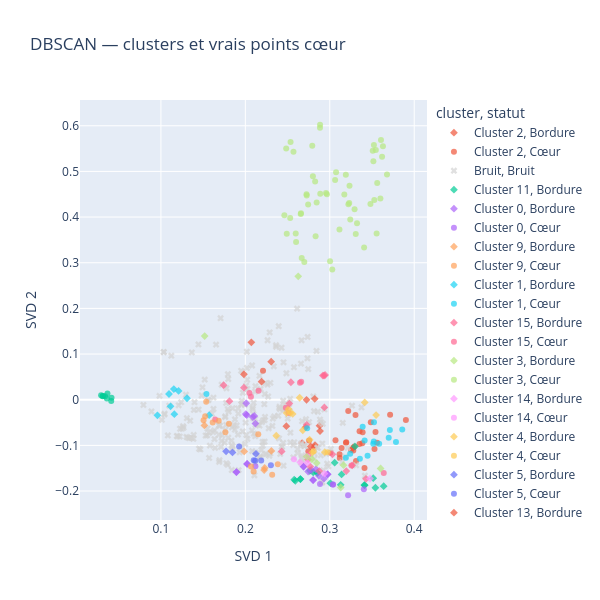

This figure's notebook cell:
### Code cell
coeurs = np.zeros(len(labels), dtype=bool)
coeurs[dbscan_candidat.core_sample_indices_] = True

visualisation["statut"] = np.where(
    labels == -1,
    "Bruit",
    np.where(coeurs, "Cœur", "Bordure")
)

fig = px.scatter(
    visualisation,
    x="SVD 1",
    y="SVD 2",
    color="cluster",
    symbol="statut",
    symbol_map={"Cœur": "circle", "Bordure": "diamond", "Bruit": "x"},
    color_discrete_map={"Bruit": "lightgray"},
    hover_data=["id", "statut"],
    opacity=0.7,
    title="DBSCAN — clusters et vrais points cœur",
    height=600,
    width=600
)

fig.show()

### Figure 1 — Plotly figure (JSON) as saved in the notebook; plotly's stock layout.template omitted (floating-point values rounded to 4 significant figures; data arrays with more than 128 entries replaced by an {"elided": "..."} marker saying what was removed)
{"data": [{"customdata": [[1, "Bordure"], [2, "Bordure"], [19, "Bordure"], [61, "Bordure"], [365, "Bordure"], [413, "Bordure"], [446, "Bordure"], [494, "Bordure"], [495, "Bordure"]], "hovertemplate": "cluster=Cluster 2<br>statut=%{customdata[1]}<br>SVD 1=%{x}<br>SVD 2=%{y}<br>id=%{customdata[0]}<extra></extra>", "legendgroup": "Cluster 2, Bordure", "marker": {"color": "#EF553B", "opacity": 0.7, "symbol": "diamond"}, "mode": "markers", "name": "Cluster 2, Bordure", "orientation": "v", "showlegend": true, "type": "scatter", "x": [0.2486, 0.2714, 0.2825, 0.2818, 0.2725, 0.2879, 0.2773, 0.2672, 0.2885], "xaxis": "x", "y": [-0.05788, -0.06019, -0.09927, -0.1039, -0.0002656, -0.05678, -0.1023, -0.09486, -0.06863], "yaxis": "y"}, {"customdata": [[18, "Cœur"], [20, "Cœur"], [21, "Cœur"], [22, "Cœur"], [23, "Cœur"], [24, "Cœur"], [25, "Cœur"], [60, "Cœur"], [171, "Cœur"], [172, "Cœur"], [173, "Cœur"], [174, "Cœur"], [175, "Cœur"], [176, "Cœur"], [277, "Cœur"], [340, "Cœur"], [341, "Cœur"], [359, "Cœur"], [360, "Cœur"], [440, "Cœur"], [441, "Cœur"], [442, "Cœur"], [443, "Cœur"], [487, "Cœur"], [488, "Cœur"], [496, "Cœur"], [497, "Cœur"]], "hovertemplate": "cluster=Cluster 2<br>statut=%{customdata[1]}<br>SVD 1=%{x}<br>SVD 2=%{y}<br>id=%{customdata[0]}<extra></extra>", "legendgroup": "Cluster 2, Cœur", "marker": {"color": "#EF553B", "opacity": 0.7, "symbol": "circle"}, "mode": "markers", "name": "Cluster 2, Cœur", "orientation": "v", "showlegend": true, "type": "scatter", "x": [0.3411, 0.3486, 0.3305, 0.3389, 0.3192, 0.3385, 0.3119, 0.3219, 0.353, 0.3902, 0.2756, 0.3275, 0.3278, 0.2746, 0.3116, 0.3714, 0.3352, 0.3195, 0.3353, 0.3311, 0.3291, 0.3006, 0.3068, 0.3542, 0.314, 0.3253, 0.356], "xaxis": "x", "y": [-0.1496, -0.04948, -0.03333, -0.071, -0.09398, -0.09547, -0.1276, -0.02467, -0.108, -0.04426, -0.08909, -0.1049, -0.1112, -0.113, -0.1194, -0.03288, -0.09676, -0.09297, -0.0691, -0.1344, -0.1023, -0.116, -0.08868, -0.07094, -0.1058, -0.1098, -0.09447], "yaxis": "y"}, {"customdata": {"elided": "246x2 mixed values"}, "hovertemplate": "cluster=Bruit<br>statut=%{customdata[1]}<br>SVD 1=%{x}<br>SVD 2=%{y}<br>id=%{customdata[0]}<extra></extra>", "legendgroup": "Bruit, Bruit", "marker": {"color": "lightgray", "opacity": 0.7, "symbol": "x"}, "mode": "markers", "name": "Bruit, Bruit", "orientation": "v", "showlegend": true, "type": "scatter", "x": {"elided": "246 float values"}, "xaxis": "x", "y": {"elided": "246 float values"}, "yaxis": "y"}, {"customdata": [[4, "Bordure"], [96, "Bordure"], [97, "Bordure"], [120, "Bordure"], [143, "Bordure"], [147, "Bordure"], [159, "Bordure"], [207, "Bordure"], [209, "Bordure"], [210, "Bordure"], [216, "Bordure"], [217, "Bordure"], [232, "Bordure"], [281, "Bordure"], [331, "Bordure"], [364, "Bordure"], [450, "Bordure"], [469, "Bordure"]], "hovertemplate": "cluster=Cluster 11<br>statut=%{customdata[1]}<br>SVD 1=%{x}<br>SVD 2=%{y}<br>id=%{customdata[0]}<extra></extra>", "legendgroup": "Cluster 11, Bordure", "marker": {"color": "#00cc96", "opacity": 0.7, "symbol": "diamond"}, "mode": "markers", "name": "Cluster 11, Bordure", "orientation": "v", "showlegend": true, "type": "scatter", "x": [0.2853, 0.2592, 0.3007, 0.3408, 0.2804, 0.3058, 0.2853, 0.314, 0.3638, 0.2652, 0.3414, 0.3129, 0.354, 0.2579, 0.3515, 0.2652, 0.3298, 0.2764], "xaxis": "x", "y": [-0.1601, -0.1775, -0.1827, -0.1869, -0.1592, -0.1379, -0.1601, -0.1636, -0.1893, -0.1737, -0.1871, -0.1865, -0.1927, -0.1752, -0.1717, -0.1737, -0.1023, -0.1558], "yaxis": "y"}, {"customdata": [[6, "Bordure"], [107, "Bordure"], [141, "Bordure"], [184, "Bordure"], [267, "Bordure"], [268, "Bordure"], [274, "Bordure"], [275, "Bordure"], [327, "Bordure"], [351, "Bordure"], [386, "Bordure"], [387, "Bordure"], [424, "Bordure"], [438, "Bordure"], [498, "Bordure"]], "hovertemplate": "cluster=Cluster 0<br>statut=%{customdata[1]}<br>SVD 1=%{x}<br>SVD 2=%{y}<br>id=%{customdata[0]}<extra></extra>", "legendgroup": "Cluster 0, Bordure", "marker": {"color": "#ab63fa", "opacity": 0.7, "symbol": "diamond"}, "mode": "markers", "name": "Cluster 0, Bordure", "orientation": "v", "showlegend": true, "type": "scatter", "x": [0.293, 0.2689, 0.1894, 0.2974, 0.2837, 0.2802, 0.2021, 0.1894, 0.2021, 0.2689, 0.278, 0.2802, 0.2871, 0.2974, 0.2744], "xaxis": "x", "y": [-0.1728, -0.1465, -0.1585, -0.1634, -0.1523, -0.1759, -0.1406, -0.1585, -0.1406, -0.1465, -0.1539, -0.1759, -0.1666, -0.1634, -0.1572], "yaxis": "y"}, {"customdata": [[67, "Cœur"], [212, "Cœur"], [302, "Cœur"], [352, "Cœur"], [382, "Cœur"], [415, "Cœur"]], "hovertemplate": "cluster=Cluster 0<br>statut=%{customdata[1]}<br>SVD 1=%{x}<br>SVD 2=%{y}<br>id=%{customdata[0]}<extra></extra>", "legendgroup": "Cluster 0, Cœur", "marker": {"color": "#ab63fa", "opacity": 0.7, "symbol": "circle"}, "mode": "markers", "name": "Cluster 0, Cœur", "orientation": "v", "showlegend": true, "type": "scatter", "x": [0.3217, 0.3038, 0.3404, 0.2119, 0.3038, 0.2884], "xaxis": "x", "y": [-0.2092, -0.1854, -0.196, -0.1455, -0.1854, -0.1845], "yaxis": "y"}, {"customdata": [[55, "Bordure"], [84, "Bordure"], [389, "Bordure"], [393, "Bordure"]], "hovertemplate": "cluster=Cluster 9<br>statut=%{customdata[1]}<br>SVD 1=%{x}<br>SVD 2=%{y}<br>id=%{customdata[0]}<extra></extra>", "legendgroup": "Cluster 9, Bordure", "marker": {"color": "#FFA15A", "opacity": 0.7, "symbol": "diamond"}, "mode": "markers", "name": "Cluster 9, Bordure", "orientation": "v", "showlegend": true, "type": "scatter", "x": [0.2308, 0.2223, 0.2229, 0.1987], "xaxis": "x", "y": [-0.1121, -0.154, -0.1495, -0.1133], "yaxis": "y"}, {"customdata": [[7, "Cœur"], [83, "Cœur"], [394, "Cœur"], [403, "Cœur"]], "hovertemplate": "cluster=Cluster 9<br>statut=%{customdata[1]}<br>SVD 1=%{x}<br>SVD 2=%{y}<br>id=%{customdata[0]}<extra></extra>", "legendgroup": "Cluster 9, Cœur", "marker": {"color": "#FFA15A", "opacity": 0.7, "symbol": "circle"}, "mode": "markers", "name": "Cluster 9, Cœur", "orientation": "v", "showlegend": true, "type": "scatter", "x": [0.2384, 0.2067, 0.2098, 0.2318], "xaxis": "x", "y": [-0.1412, -0.1464, -0.157, -0.1645], "yaxis": "y"}, {"customdata": [[8, "Bordure"], [219, "Bordure"], [220, "Bordure"], [240, "Bordure"], [254, "Bordure"], [255, "Bordure"], [262, "Bordure"], [291, "Bordure"]], "hovertemplate": "cluster=Cluster 1<br>statut=%{customdata[1]}<br>SVD 1=%{x}<br>SVD 2=%{y}<br>id=%{customdata[0]}<extra></extra>", "legendgroup": "Cluster 1, Bordure", "marker": {"color": "#19d3f3", "opacity": 0.7, "symbol": "diamond"}, "mode": "markers", "name": "Cluster 1, Bordure", "orientation": "v", "showlegend": true, "type": "scatter", "x": [0.1153, 0.1159, 0.1114, 0.1309, 0.1571, 0.09586, 0.1096, 0.121], "xaxis": "x", "y": [0.02329, -0.03159, -0.01437, 0.003276, -0.03394, -0.03416, 0.01256, 0.0192], "yaxis": "y"}, {"customdata": [[261, "Cœur"]], "hovertemplate": "cluster=Cluster 1<br>statut=%{customdata[1]}<br>SVD 1=%{x}<br>SVD 2=%{y}<br>id=%{customdata[0]}<extra></extra>", "legendgroup": "Cluster 1, Cœur", "marker": {"color": "#19d3f3", "opacity": 0.7, "symbol": "circle"}, "mode": "markers", "name": "Cluster 1, Cœur", "orientation": "v", "showlegend": true, "type": "scatter", "x": [0.1539], "xaxis": "x", "y": [0.0123], "yaxis": "y"}, {"customdata": [[15, "Bordure"], [16, "Bordure"], [168, "Bordure"], [189, "Bordure"], [191, "Bordure"], [194, "Bordure"], [223, "Bordure"], [303, "Bordure"], [313, "Bordure"], [328, "Bordure"], [329, "Bordure"], [427, "Bordure"], [480, "Bordure"]], "hovertemplate": "cluster=Cluster 15<br>statut=%{customdata[1]}<br>SVD 1=%{x}<br>SVD 2=%{y}<br>id=%{customdata[0]}<extra></extra>", "legendgroup": "Cluster 15, Bordure", "marker": {"color": "#FF6692", "opacity": 0.7, "symbol": "diamond"}, "mode": "markers", "name": "Cluster 15, Bordure", "orientation": "v", "showlegend": true, "type": "scatter", "x": [0.3428, 0.2743, 0.2769, 0.2726, 0.1743, 0.1812, 0.3196, 0.2936, 0.1983, 0.3031, 0.3266, 0.2875, 0.243], "xaxis": "x", "y": [-0.1733, -0.1307, -0.1464, -0.05488, 0.0317, -0.003166, -0.1562, -0.01679, 0.02645, -0.1195, -0.1436, -0.1563, -0.1131], "yaxis": "y"}, {"customdata": [[190, "Cœur"], [192, "Cœur"], [234, "Cœur"], [278, "Cœur"], [307, "Cœur"], [314, "Cœur"], [330, "Cœur"], [484, "Cœur"], [485, "Cœur"]], "hovertemplate": "cluster=Cluster 15<br>statut=%{customdata[1]}<br>SVD 1=%{x}<br>SVD 2=%{y}<br>id=%{customdata[0]}<extra></extra>", "legendgroup": "Cluster 15, Cœur", "marker": {"color": "#FF6692", "opacity": 0.7, "symbol": "circle"}, "mode": "markers", "name": "Cluster 15, Cœur", "orientation": "v", "showlegend": true, "type": "scatter", "x": [0.2512, 0.2048, 0.248, 0.1643, 0.2157, 0.2066, 0.3639, 0.2749, 0.3256], "xaxis": "x", "y": [-0.02899, 0.01468, -0.01733, -0.04331, 0.01967, 0.006672, -0.1603, -0.1199, -0.1438], "yaxis": "y"}, {"customdata": [[152, "Bordure"], [489, "Bordure"]], "hovertemplate": "cluster=Cluster 3<br>statut=%{customdata[1]}<br>SVD 1=%{x}<br>SVD 2=%{y}<br>id=%{customdata[0]}<extra></extra>", "legendgroup": "Cluster 3, Bordure", "marker": {"color": "#B6E880", "opacity": 0.7, "symbol": "diamond"}, "mode": "markers", "name": "Cluster 3, Bordure", "orientation": "v", "showlegend": true, "type": "scatter", "x": [0.1518, 0.2626], "xaxis": "x", "y": [0.1394, 0.2703], "yaxis": "y"}, {"customdata": [[26, "Cœur"], [36, "Cœur"], [41, "Cœur"], [56, "Cœur"], [58, "Cœur"], [63, "Cœur"], [64, "Cœur"], [65, "Cœur"], [68, "Cœur"], [71, "Cœur"], [72, "Cœur"], [73, "Cœur"], [95, "Cœur"], [98, "Cœur"], [102, "Cœur"], [116, "Cœur"], [124, "Cœur"], [138, "Cœur"], [139, "Cœur"], [144, "Cœur"], [167, "Cœur"], [169, "Cœur"], [170, "Cœur"], [177, "Cœur"], [178, "Cœur"], [185, "Cœur"], [237, "Cœur"], [239, "Cœur"], [276, "Cœur"], [288, "Cœur"], [289, "Cœur"], [315, "Cœur"], [322, "Cœur"], [333, "Cœur"], [334, "Cœur"], [335, "Cœur"], [336, "Cœur"], [347, "Cœur"], [366, "Cœur"], [372, "Cœur"], [373, "Cœur"], [397, "Cœur"], [423, "Cœur"], [432, "Cœur"], [433, "Cœur"], [447, "Cœur"], [448, "Cœur"], [467, "Cœur"], [470, "Cœur"], [471, "Cœur"], [476, "Cœur"], [491, "Cœur"], [493, "Cœur"]], "hovertemplate": "cluster=Cluster 3<br>statut=%{customdata[1]}<br>SVD 1=%{x}<br>SVD 2=%{y}<br>id=%{customdata[0]}<extra></extra>", "legendgroup": "Cluster 3, Cœur", "marker": {"color": "#B6E880", "opacity": 0.7, "symbol": "circle"}, "mode": "markers", "name": "Cluster 3, Cœur", "orientation": "v", "showlegend": true, "type": "scatter", "x": [0.2744, 0.3523, 0.2659, 0.2724, 0.2884, 0.2793, 0.2885, 0.2536, 0.3075, 0.2531, 0.28, 0.3308, 0.2955, 0.3606, 0.3221, 0.363, 0.3509, 0.3516, 0.2966, 0.303, 0.3407, 0.3482, 0.3242, 0.2601, 0.2832, 0.3528, 0.323, 0.2698, 0.3562, 0.2668, 0.36, 0.3323, 0.362, 0.2727, 0.319, 0.3555, 0.3172, 0.3294, 0.3003, 0.2845, 0.3678, 0.2597, 0.2462, 0.2484, 0.257, 0.249, 0.2656, 0.3234, 0.2826, 0.2887, 0.3115, 0.3546, 0.3063], "xaxis": "x", "y": [0.4275, 0.5577, 0.4082, 0.45, 0.5954, 0.5561, 0.6022, 0.5645, 0.498, 0.398, 0.4895, 0.3627, 0.4525, 0.5689, 0.428, 0.5551, 0.5452, 0.5221, 0.4501, 0.2854, 0.3333, 0.4286, 0.3949, 0.3456, 0.3579, 0.4375, 0.4307, 0.3016, 0.4744, 0.3105, 0.4406, 0.3864, 0.5323, 0.4473, 0.4928, 0.3639, 0.4497, 0.4169, 0.3032, 0.4322, 0.4935, 0.364, 0.404, 0.55, 0.5433, 0.3637, 0.4067, 0.4686, 0.4778, 0.4509, 0.3729, 0.5469, 0.4815], "yaxis": "y"}, {"customdata": [[29, "Bordure"], [188, "Bordure"], [305, "Bordure"], [454, "Bordure"]], "hovertemplate": "cluster=Cluster 14<br>statut=%{customdata[1]}<br>SVD 1=%{x}<br>SVD 2=%{y}<br>id=%{customdata[0]}<extra></extra>", "legendgroup": "Cluster 14, Bordure", "marker": {"color": "#FF97FF", "opacity": 0.7, "symbol": "diamond"}, "mode": "markers", "name": "Cluster 14, Bordure", "orientation": "v", "showlegend": true, "type": "scatter", "x": [0.3476, 0.2734, 0.265, 0.2938], "xaxis": "x", "y": [-0.1727, -0.1383, -0.1371, -0.1617], "yaxis": "y"}, {"customdata": [[187, "Cœur"], [306, "Cœur"]], "hovertemplate": "cluster=Cluster 14<br>statut=%{customdata[1]}<br>SVD 1=%{x}<br>SVD 2=%{y}<br>id=%{customdata[0]}<extra></extra>", "legendgroup": "Cluster 14, Cœur", "marker": {"color": "#FF97FF", "opacity": 0.7, "symbol": "circle"}, "mode": "markers", "name": "Cluster 14, Cœur", "orientation": "v", "showlegend": true, "type": "scatter", "x": [0.2576, 0.2732], "xaxis": "x", "y": [-0.1302, -0.1239], "yaxis": "y"}, {"customdata": [[30, "Bordure"], [32, "Bordure"], [34, "Bordure"], [92, "Bordure"], [100, "Bordure"], [259, "Bordure"], [287, "Bordure"], [294, "Bordure"], [325, "Bordure"], [462, "Bordure"], [463, "Bordure"], [499, "Bordure"]], "hovertemplate": "cluster=Cluster 4<br>statut=%{customdata[1]}<br>SVD 1=%{x}<br>SVD 2=%{y}<br>id=%{customdata[0]}<extra></extra>", "legendgroup": "Cluster 4, Bordure", "marker": {"color": "#FECB52", "opacity": 0.7, "symbol": "diamond"}, "mode": "markers", "name": "Cluster 4, Bordure", "orientation": "v", "showlegend": true, "type": "scatter", "x": [0.3414, 0.2534, 0.3548, 0.2761, 0.2792, 0.2366, 0.294, 0.2512, 0.268, 0.2489, 0.2561, 0.2643], "xaxis": "x", "y": [-0.006025, -0.02895, -0.03358, -0.08768, -0.1158, -0.07886, -0.1149, -0.02048, -0.06683, -0.02911, -0.03111, 0.00436], "yaxis": "y"}, {"customdata": [[146, "Cœur"], [395, "Cœur"]], "hovertemplate": "cluster=Cluster 4<br>statut=%{customdata[1]}<br>SVD 1=%{x}<br>SVD 2=%{y}<br>id=%{customdata[0]}<extra></extra>", "legendgroup": "Cluster 4, Cœur", "marker": {"color": "#FECB52", "opacity": 0.7, "symbol": "circle"}, "mode": "markers", "name": "Cluster 4, Cœur", "orientation": "v", "showlegend": true, "type": "scatter", "x": [0.2809, 0.2975], "xaxis": "x", "y": [-0.1127, -0.1151], "yaxis": "y"}, {"customdata": [[456, "Bordure"], [464, "Bordure"], [486, "Bordure"]], "hovertemplate": "cluster=Cluster 5<br>statut=%{customdata[1]}<br>SVD 1=%{x}<br>SVD 2=%{y}<br>id=%{customdata[0]}<extra></extra>", "legendgroup": "Cluster 5, Bordure", "marker": {"color": "#636efa", "opacity": 0.7, "symbol": "diamond"}, "mode": "markers", "name": "Cluster 5, Bordure", "orientation": "v", "showlegend": true, "type": "scatter", "x": [0.1772, 0.2126, 0.1848], "xaxis": "x", "y": [-0.1131, -0.1186, -0.1154], "yaxis": "y"}, {"customdata": [[31, "Cœur"], [104, "Cœur"], [354, "Cœur"], [436, "Cœur"], [437, "Cœur"]], "hovertemplate": "cluster=Cluster 5<br>statut=%{customdata[1]}<br>SVD 1=%{x}<br>SVD 2=%{y}<br>id=%{customdata[0]}<extra></extra>", "legendgroup": "Cluster 5, Cœur", "marker": {"color": "#636efa", "opacity": 0.7, "symbol": "circle"}, "mode": "markers", "name": "Cluster 5, Cœur", "orientation": "v", "showlegend": true, "type": "scatter", "x": [0.2099, 0.2303, 0.2117, 0.2188, 0.1926], "xaxis": "x", "y": [-0.1327, -0.1435, -0.1339, -0.133, -0.1023], "yaxis": "y"}, {"customdata": [[47, "Bordure"], [249, "Bordure"], [298, "Bordure"], [310, "Bordure"], [311, "Bordure"]], "hovertemplate": "cluster=Cluster 13<br>statut=%{customdata[1]}<br>SVD 1=%{x}<br>SVD 2=%{y}<br>id=%{customdata[0]}<extra></extra>", "legendgroup": "Cluster 13, Bordure", "marker": {"color": "#EF553B", "opacity": 0.7, "symbol": "diamond"}, "mode": "markers", "name": "Cluster 13, Bordure", "orientation": "v", "showlegend": true, "type": "scatter", "x": [0.2822, 0.2071, 0.1983, 0.2306, 0.2192], "xaxis": "x", "y": [0.002025, 0.1256, 0.05583, 0.08337, 0.03943], "yaxis": "y"}, {"customdata": [[162, "Cœur"]], "hovertemplate": "cluster=Cluster 13<br>statut=%{customdata[1]}<br>SVD 1=%{x}<br>SVD 2=%{y}<br>id=%{customdata[0]}<extra></extra>", "legendgroup": "Cluster 13, Cœur", "marker": {"color": "#EF553B", "opacity": 0.7, "symbol": "circle"}, "mode": "markers", "name": "Cluster 13, Cœur", "orientation": "v", "showlegend": true, "type": "scatter", "x": [0.2209], "xaxis": "x", "y": [0.06342], "yaxis": "y"}, {"customdata": [[48, "Cœur"], [69, "Cœur"], [238, "Cœur"], [319, "Cœur"], [332, "Cœur"], [371, "Cœur"], [396, "Cœur"], [490, "Cœur"]], "hovertemplate": "cluster=Cluster 6<br>statut=%{customdata[1]}<br>SVD 1=%{x}<br>SVD 2=%{y}<br>id=%{customdata[0]}<extra></extra>", "legendgroup": "Cluster 6, Cœur", "marker": {"color": "#00cc96", "opacity": 0.7, "symbol": "circle"}, "mode": "markers", "name": "Cluster 6, Cœur", "orientation": "v", "showlegend": true, "type": "scatter", "x": [0.02916, 0.03669, 0.03096, 0.03135, 0.03375, 0.04149, 0.04115, 0.03599], "xaxis": "x", "y": [0.009842, 0.01357, 0.007375, 0.008021, 0.007669, 0.004122, -0.002792, 0.002574], "yaxis": "y"}, {"customdata": [[75, "Bordure"], [77, "Bordure"], [195, "Bordure"], [226, "Bordure"], [361, "Bordure"], [418, "Bordure"]], "hovertemplate": "cluster=Cluster 7<br>statut=%{customdata[1]}<br>SVD 1=%{x}<br>SVD 2=%{y}<br>id=%{customdata[0]}<extra></extra>", "legendgroup": "Cluster 7, Bordure", "marker": {"color": "#ab63fa", "opacity": 0.7, "symbol": "diamond"}, "mode": "markers", "name": "Cluster 7, Bordure", "orientation": "v", "showlegend": true, "type": "scatter", "x": [0.2017, 0.2106, 0.2005, 0.201, 0.2088, 0.2119], "xaxis": "x", "y": [-0.0339, -0.03546, -0.03148, -0.007764, -0.03803, -0.05215], "yaxis": "y"}, {"customdata": [[383, "Bordure"]], "hovertemplate": "cluster=Cluster 8<br>statut=%{customdata[1]}<br>SVD 1=%{x}<br>SVD 2=%{y}<br>id=%{customdata[0]}<extra></extra>", "legendgroup": "Cluster 8, Bordure", "marker": {"color": "#FFA15A", "opacity": 0.7, "symbol": "diamond"}, "mode": "markers", "name": "Cluster 8, Bordure", "orientation": "v", "showlegend": true, "type": "scatter", "x": [0.1515], "xaxis": "x", "y": [-0.0562], "yaxis": "y"}, {"customdata": [[79, "Cœur"], [80, "Cœur"], [81, "Cœur"], [148, "Cœur"], [338, "Cœur"], [339, "Cœur"], [385, "Cœur"], [457, "Cœur"]], "hovertemplate": "cluster=Cluster 8<br>statut=%{customdata[1]}<br>SVD 1=%{x}<br>SVD 2=%{y}<br>id=%{customdata[0]}<extra></extra>", "legendgroup": "Cluster 8, Cœur", "marker": {"color": "#FFA15A", "opacity": 0.7, "symbol": "circle"}, "mode": "markers", "name": "Cluster 8, Cœur", "orientation": "v", "showlegend": true, "type": "scatter", "x": [0.1505, 0.1536, 0.1613, 0.1805, 0.1524, 0.1684, 0.2153, 0.1764], "xaxis": "x", "y": [-0.04494, -0.004708, -0.04979, -0.05255, -0.03609, -0.04632, -0.07579, -0.07117], "yaxis": "y"}, {"customdata": [[87, "Cœur"], [88, "Cœur"], [89, "Cœur"], [90, "Cœur"], [200, "Cœur"], [201, "Cœur"], [202, "Cœur"], [203, "Cœur"], [260, "Cœur"], [265, "Cœur"], [266, "Cœur"], [269, "Cœur"], [270, "Cœur"], [406, "Cœur"], [407, "Cœur"]], "hovertemplate": "cluster=Cluster 10<br>statut=%{customdata[1]}<br>SVD 1=%{x}<br>SVD 2=%{y}<br>id=%{customdata[0]}<extra></extra>", "legendgroup": "Cluster 10, Cœur", "marker": {"color": "#19d3f3", "opacity": 0.7, "symbol": "circle"}, "mode": "markers", "name": "Cluster 10, Cœur", "orientation": "v", "showlegend": true, "type": "scatter", "x": [0.3784, 0.3712, 0.3698, 0.3858, 0.3585, 0.3242, 0.3413, 0.2732, 0.3447, 0.3515, 0.3357, 0.3523, 0.3521, 0.3191, 0.3389], "xaxis": "x", "y": [-0.09242, -0.06633, -0.08331, -0.06543, -0.09634, -0.1181, -0.08905, -0.06266, -0.1227, -0.09651, -0.1295, -0.04915, -0.0915, -0.1273, -0.05907], "yaxis": "y"}, {"customdata": [[109, "Bordure"], [110, "Bordure"], [186, "Bordure"], [391, "Bordure"], [392, "Bordure"]], "hovertemplate": "cluster=Cluster 12<br>statut=%{customdata[1]}<br>SVD 1=%{x}<br>SVD 2=%{y}<br>id=%{customdata[0]}<extra></extra>", "legendgroup": "Cluster 12, Bordure", "marker": {"color": "#FF6692", "opacity": 0.7, "symbol": "diamond"}, "mode": "markers", "name": "Cluster 12, Bordure", "orientation": "v", "showlegend": true, "type": "scatter", "x": [0.254, 0.2944, 0.2521, 0.2932, 0.2918], "xaxis": "x", "y": [0.03822, 0.05418, -0.008473, 0.05284, 0.05283], "yaxis": "y"}, {"customdata": [[108, "Cœur"], [390, "Cœur"]], "hovertemplate": "cluster=Cluster 12<br>statut=%{customdata[1]}<br>SVD 1=%{x}<br>SVD 2=%{y}<br>id=%{customdata[0]}<extra></extra>", "legendgroup": "Cluster 12, Cœur", "marker": {"color": "#FF6692", "opacity": 0.7, "symbol": "circle"}, "mode": "markers", "name": "Cluster 12, Cœur", "orientation": "v", "showlegend": true, "type": "scatter", "x": [0.2661, 0.2647], "xaxis": "x", "y": [0.03941, 0.03714], "yaxis": "y"}, {"customdata": [[115, "Bordure"], [213, "Bordure"], [343, "Bordure"], [353, "Bordure"], [379, "Bordure"], [384, "Bordure"]], "hovertemplate": "cluster=Cluster 16<br>statut=%{customdata[1]}<br>SVD 1=%{x}<br>SVD 2=%{y}<br>id=%{customdata[0]}<extra></extra>", "legendgroup": "Cluster 16, Bordure", "marker": {"color": "#B6E880", "opacity": 0.7, "symbol": "diamond"}, "mode": "markers", "name": "Cluster 16, Bordure", "orientation": "v", "showlegend": true, "type": "scatter", "x": [0.2846, 0.3163, 0.3602, 0.313, 0.2726, 0.2789], "xaxis": "x", "y": [-0.1387, -0.1433, -0.1507, -0.1922, -0.1246, -0.1304], "yaxis": "y"}], "layout": {"height": 600, "legend": {"title": {"text": "cluster, statut"}, "tracegroupgap": 0}, "title": {"text": "DBSCAN — clusters et vrais points cœur"}, "width": 600, "xaxis": {"anchor": "y", "domain": [0, 1], "title": {"text": "SVD 1"}}, "yaxis": {"anchor": "x", "domain": [0, 1], "title": {"text": "SVD 2"}}}}
